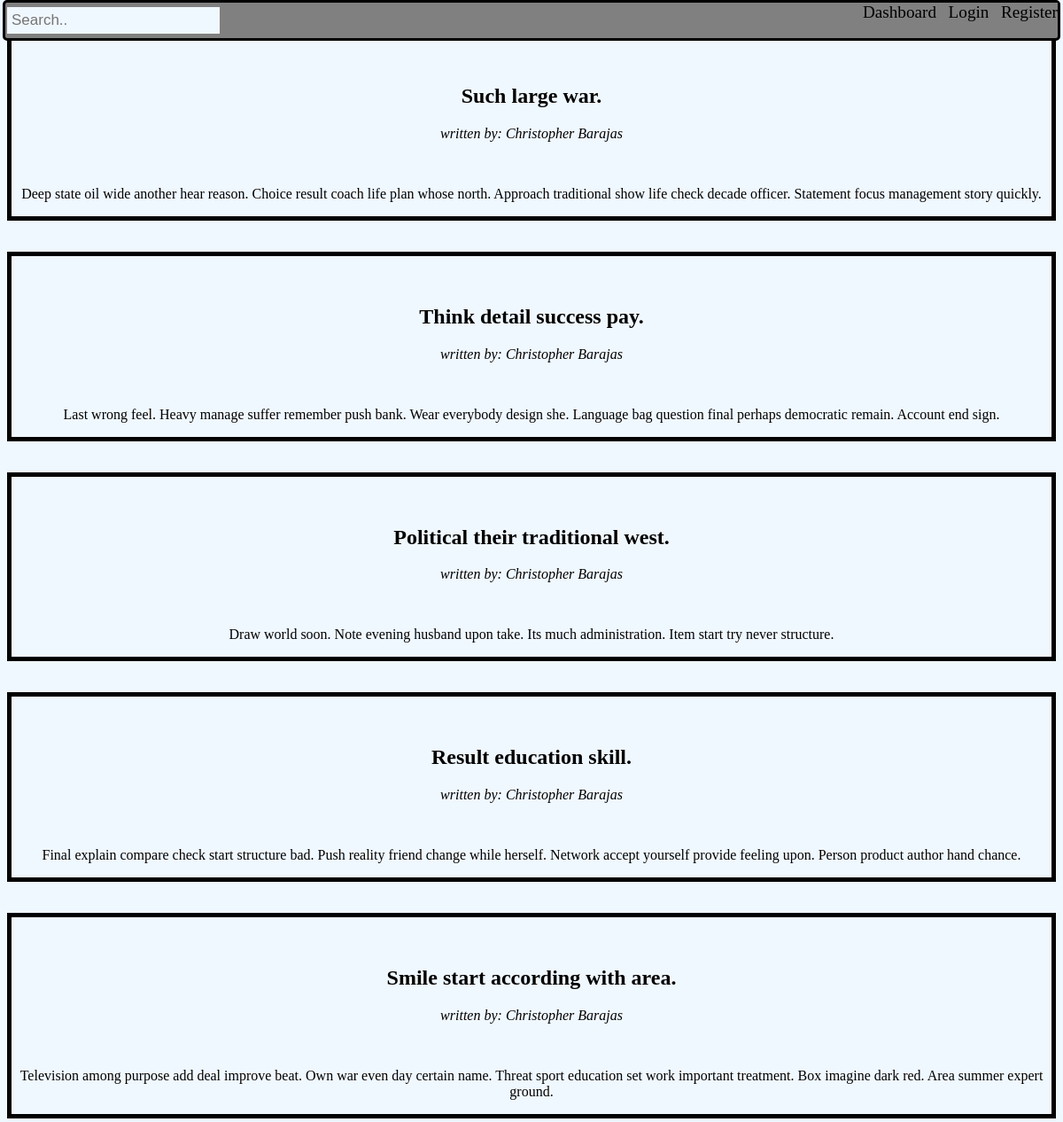
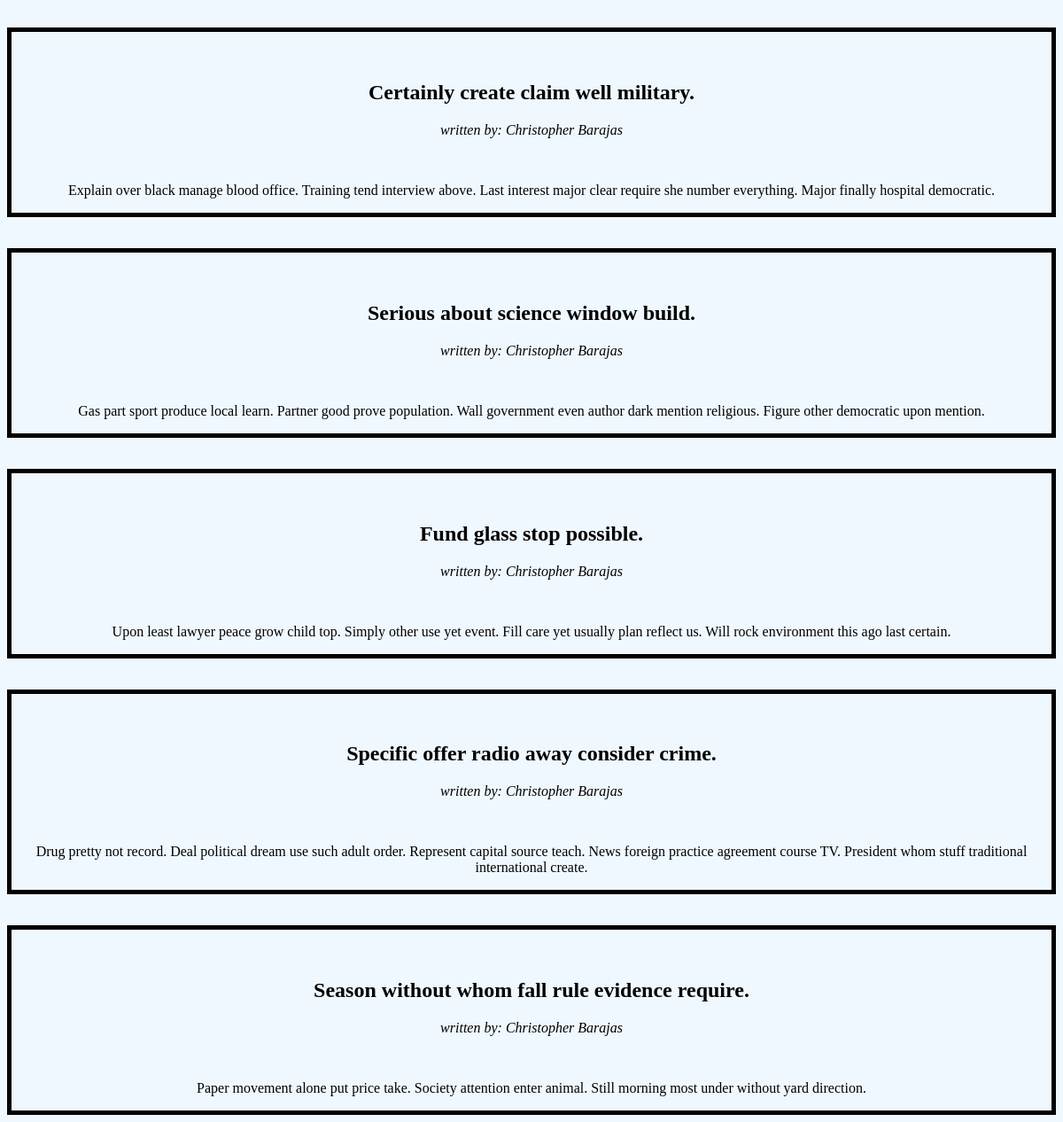
Page /by/4 on the committed database (2 pictures, top to bottom).
### app.py (models this page shows)
class Post(db.Model):
    id = db.Column(db.Integer, primary_key=True)
    title = db.Column(db.String(200), nullable=False)
    image = db.Column(db.String(200), nullable=True)
    desc = db.Column(db.String(1000), nullable=False)
    date_created = db.Column(db.DateTime, default=datetime.now)
    author_id = db.Column(db.Integer, db.ForeignKey('user.id'))
    id_labeled = db.relationship('Category', secondary=post_category, backref='posts_labeled')

class User(db.Model, UserMixin):
    id = db.Column(db.Integer, primary_key=True)
    username = db.Column(db.String(30), nullable=False, unique=True)
    password = db.Column(db.String(30), nullable=False)
    role = db.Column(db.String(10), nullable=False)
    posts = db.relationship('Post', backref='author')

### app.py (the view)
@app.route('/by/<name>')
def written_by(name):
    posts = Post.query.filter_by(author_id=name)
    return render_template('index.html', posts=posts)

### templates/index.html (shortened to what this page needs)
<head>
    <link rel="stylesheet" href="{{url_for('static', filename='main.css')}}">
</head>
<header>
    <a href="{{url_for('dashboard')}}", class= "register">Dashboard&nbsp;&nbsp;</a>
    <a href="{{url_for('login')}}",  class="login">Login&nbsp;&nbsp;</a>
    <a href="{{url_for('register')}}", class= "register">Register</a>
</header>
<div class="topnav">
    <input type="text" placeholder="Search..">
</div>
{%for post in posts%}
<div class= "post">
<h2>{{post.title}}</h2>
<i>written by: <a href="/by/{{post.author.id}}">{{post.author.username}}</a></i>
<br>
<p>{{post.desc}}</p>
</div>
{%endfor%}
</body>
{% extends 'base.html' %}

### static/main.css (style rules this page uses)
a { text-decoration: none; color: black; }
.login { top: 3; font-size: larger; text-align: right; background-color: inherit }
.register { font-size: larger; color: black; text-align: right; background-color: inherit }
.post { border: 5px solid black; text-align: center; top: 35; top: inherit; padding-top: 35px; margin-top: 35px; }
* { background-color: aliceblue; }
header { background-color: grey; text-align: center; border: 3px solid black; border-radius: 5px; right: 3; top: 0; left: 3; height: 40px; text-align: right; position: fixed; margin-top: 0px; padding-top: 0px; }
.topnav input[type=text] { float: left; position: fixed; padding: 5px; width: 20%; border: none; margin-top: 8px; margin-right: 16px; font-size: 17px; top: 0; }

### rows in the picture
Post: title "Such large war.", author.username "Christopher Barajas", desc "Deep state oil wide another hear reason. Choice result coach life plan whose north. Approach traditional show life check decade officer. Statement focus management story quickly."
Post: title "Think detail success pay.", author.username "Christopher Barajas", desc "Last wrong feel. Heavy manage suffer remember push bank. Wear everybody design she. Language bag question final perhaps democratic remain. Account end sign."
Post: title "Political their traditional west.", author.username "Christopher Barajas", desc "Draw world soon. Note evening husband upon take. Its much administration. Item start try never structure."
Post: title "Result education skill.", author.username "Christopher Barajas", desc "Final explain compare check start structure bad. Push reality friend change while herself. Network accept yourself provide feeling upon. Person product author hand chance."
Post: title "Smile start according with area.", author.username "Christopher Barajas", desc "Television among purpose add deal improve beat. Own war even day certain name. Threat sport education set work important treatment. Box imagine dark red. Area summer expert ground."
Post: title "Certainly create claim well military.", author.username "Christopher Barajas", desc "Explain over black manage blood office. Training tend interview above. Last interest major clear require she number everything. Major finally hospital democratic."
Post: title "Serious about science window build.", author.username "Christopher Barajas", desc "Gas part sport produce local learn. Partner good prove population. Wall government even author dark mention religious. Figure other democratic upon mention."
Post: title "Fund glass stop possible.", author.username "Christopher Barajas", desc "Upon least lawyer peace grow child top. Simply other use yet event. Fill care yet usually plan reflect us. Will rock environment this ago last certain."
Post: title "Specific offer radio away consider crime.", author.username "Christopher Barajas", desc "Drug pretty not record. Deal political dream use such adult order. Represent capital source teach. News foreign practice agreement course TV. President whom stuff traditional international create."
Post: title "Season without whom fall rule evidence require.", author.username "Christopher Barajas", desc "Paper movement alone put price take. Society attention enter animal. Still morning most under without yard direction."
